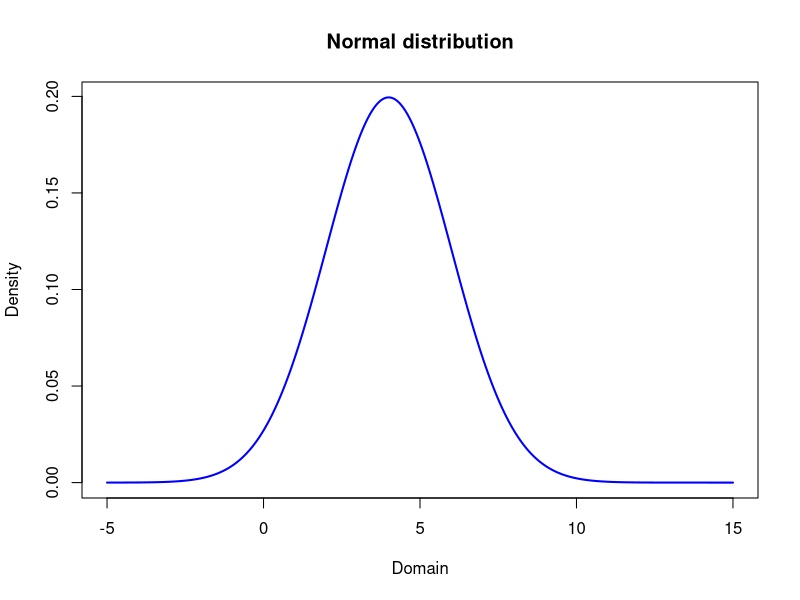
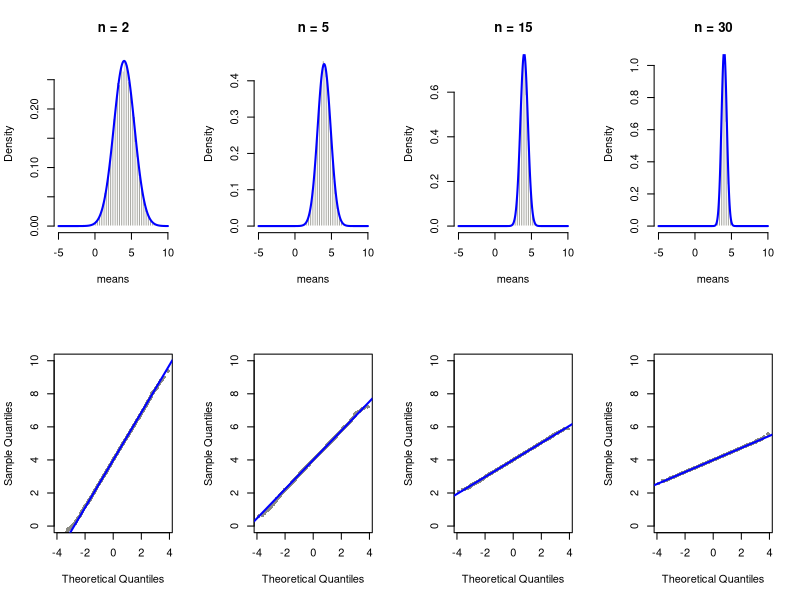
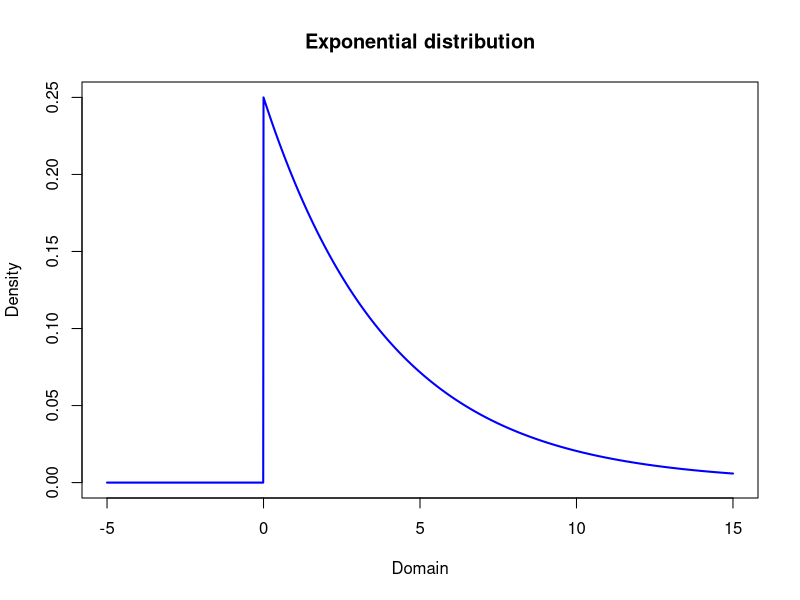
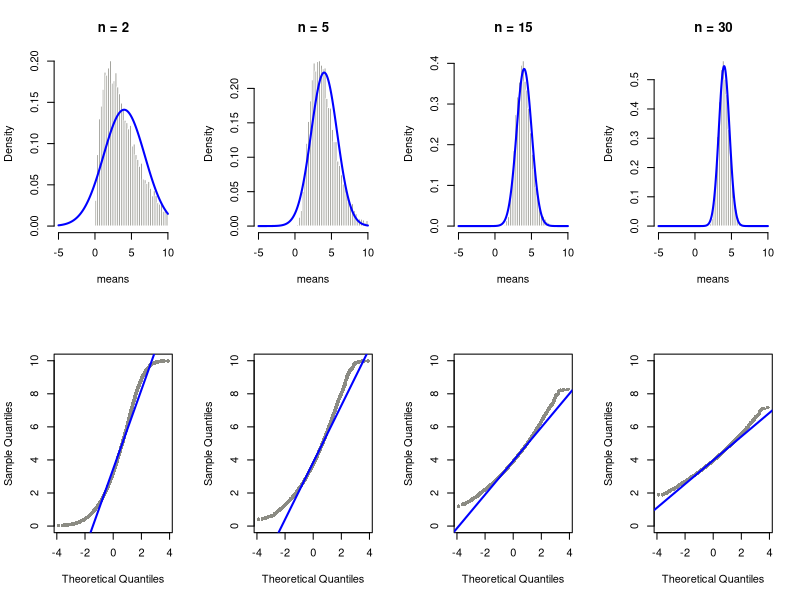
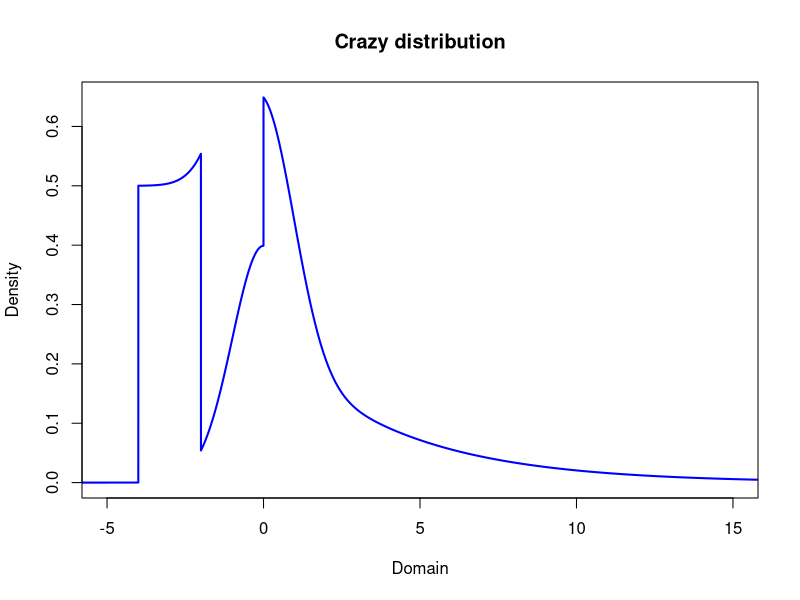
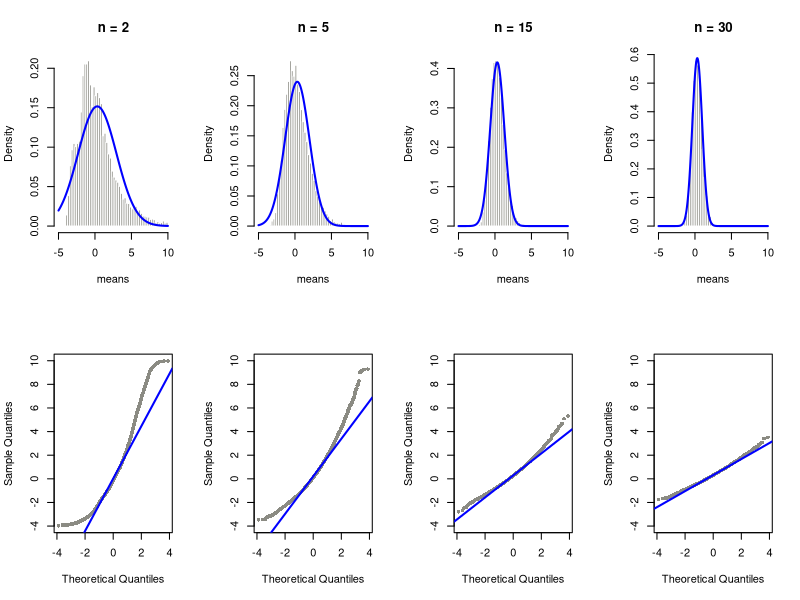
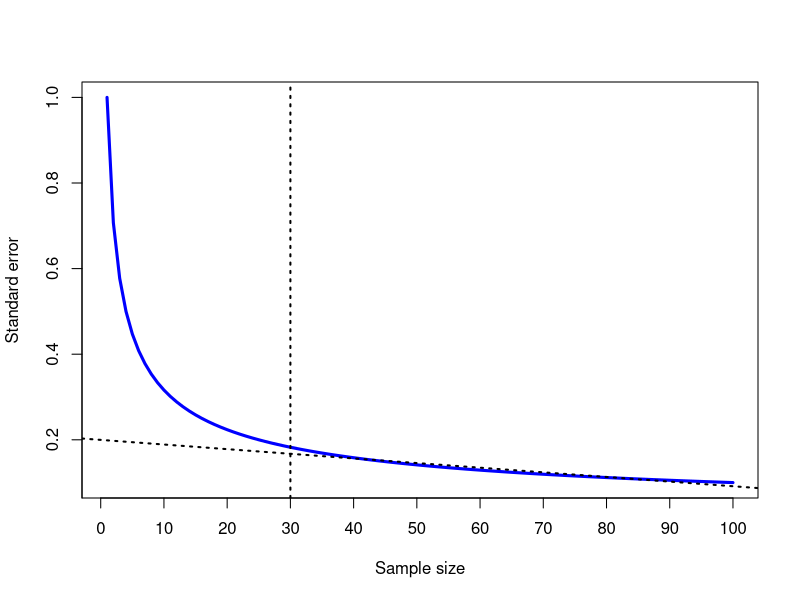

The R script that drew these images, in order:
############################################################################
# Bioramble
# Central Limit Theorem: Part 2
# by Jesse Lipp
# created: Oct 6, 2015
############################################################################

# --------------------------------------------------------------------------
# Set up environment
# --------------------------------------------------------------------------
# clean-up
rm(list = ls())

# --------------------------------------------------------------------------
# Normal distribution
# --------------------------------------------------------------------------
mean <- 4
sd <- 2
# plot sampling distribution
xs <- seq(-5, 15, by = 0.01)
ys <- dnorm(xs, mean, sd)
par(mfrow = c(1, 1))
plot(xs, ys, type = "l", col = "blue", lwd = 2, 
     xlab = "Domain", ylab = "Density", 
     main = "Normal distribution")

# simulate distribution of means using different 
# sample sizes
set.seed(1)
par(mfcol = c(2, 4))
for (sz in c(2, 5, 15, 30)) {
  # simulate means of random samples of size "sz"
  means <- replicate(1e4, mean(rnorm(sz, mean, sd)))
  means <- means[means >= -5 & means <= 10]
  # plot histogram of means of samples
  hist(means, prob = TRUE, breaks = seq(-5, 10, by = 0.25), 
       col = "ivory4", border = "white", 
       xlim = c(-5, 10), main = paste("n =", sz))
  # plot theoretical distribution of means
  # according to CLT
  x <- seq(-5, 10, by = 0.01)
  lines(x, dnorm(x, mean, sd/sqrt(sz)), 
        col = "blue", lwd = 2)
  qqnorm(means, pch = 16, cex = 0.75, 
         col = "ivory4", ylim = c(0, 10), main = "")
  qqline(means, col = "blue", lwd = 2)
}

# --------------------------------------------------------------------------
# Exponential distribution
# --------------------------------------------------------------------------
rate <- 0.25
# plot sampling distribution
xs <- seq(-5, 15, by = 0.01)
ys <- dexp(xs, rate)
par(mfrow = c(1, 1))
plot(xs, ys, type = "l", col = "blue", lwd = 2, 
     xlab = "Domain", ylab = "Density", 
     main = "Exponential distribution")

# simulate distribution of means using different 
# sample sizes
set.seed(1)
par(mfcol = c(2, 4))
for (sz in c(2, 5, 15, 30)) {
  # simulate means of random samples of size "sz"
  means <- replicate(1e4, mean(rexp(sz, rate)))
  means <- means[means >= -5 & means <= 10]
  # plot histogram of means of samples
  hist(means, prob = TRUE, breaks = seq(-5, 10, by = 0.25), 
       col = "ivory4", border = "white", 
       xlim = c(-5, 10), main = paste("n =", sz))
  # plot theoretical distribution of means
  # according to CLT
  x <- seq(-5, 10, by = 0.01)
  lines(x, dnorm(x, 1/rate, (1/rate)/sqrt(sz)), 
        col = "blue", lwd = 2)
  qqnorm(means, pch = 16, cex = 0.75, 
         col = "ivory4", ylim = c(0, 10), main = "")
  qqline(means, col = "blue", lwd = 2)
}

# --------------------------------------------------------------------------
# Crazy distribution
# --------------------------------------------------------------------------
# plot sampling distribution
xs <- seq(from = -10, to = 30, by = 0.001)
ys <- dnorm(xs) + dexp(xs, 0.25) + dunif(xs, min = -4, max = -2)
par(mfrow = c(1, 1))
plot(xs, ys, type = "l", col = "blue", lwd = 2, xlim = c(-5, 15), 
     xlab = "Domain", ylab = "Density", main = "Crazy distribution")

# determine mean and sd of crazy distribution
crazy <- sample(x = xs, size = 1e4, replace = TRUE, prob = ys)
mean <- mean(crazy)
sd <- sd(crazy)

# simulate distribution of means using different sample sizes
set.seed(1)
par(mfcol = c(2, 4))
for (sz in c(2, 5, 15, 30)) {
  # simulate means of random samples of size "sz"
  means <- replicate(1e4, mean(jitter(sample(x = xs, size = sz, replace = TRUE, prob = ys))))
  means <- means[means >= -5 & means <= 10]
  # plot histogram of means of samples
  hist(means, prob = TRUE, breaks = seq(-5, 10, by = 0.25), 
       col = "ivory4", border = "white", 
       xlim = c(-5, 10), main = paste("n =", sz))
  # plot theoretical distribution of means
  # according to CLT
  x <- seq(-5, 10, by = 0.01)
  lines(x, dnorm(x, mean, sd/sqrt(sz)), 
        col = "blue", lwd = 2)
  qqnorm(means, pch = 16, cex = 0.75, 
         col = "ivory4", ylim = c(-4, 10), main = "")
  qqline(means, col = "blue", lwd = 2)
}

# --------------------------------------------------------------------------
# Why use n = 30 as a rule of thumb?
# --------------------------------------------------------------------------
# plot sample size versus standard error
par(mfrow = c(1, 1))
plot(1/sqrt(seq(100)), type = "l", col = "blue", lwd = 3, 
     xlab = "Sample size", ylab = "Standard error", axes = FALSE)
axis(side = 1, at = seq(0, 100, by = 10))
axis(side = 2, at = seq(0, 1, by = 0.2))
box()
abline(v = 30, lty = 3, lwd = 2)
m <- lm(1/sqrt(seq(30, 100)) ~ seq(30, 100))
abline(m, lty = 3, lwd = 2)

